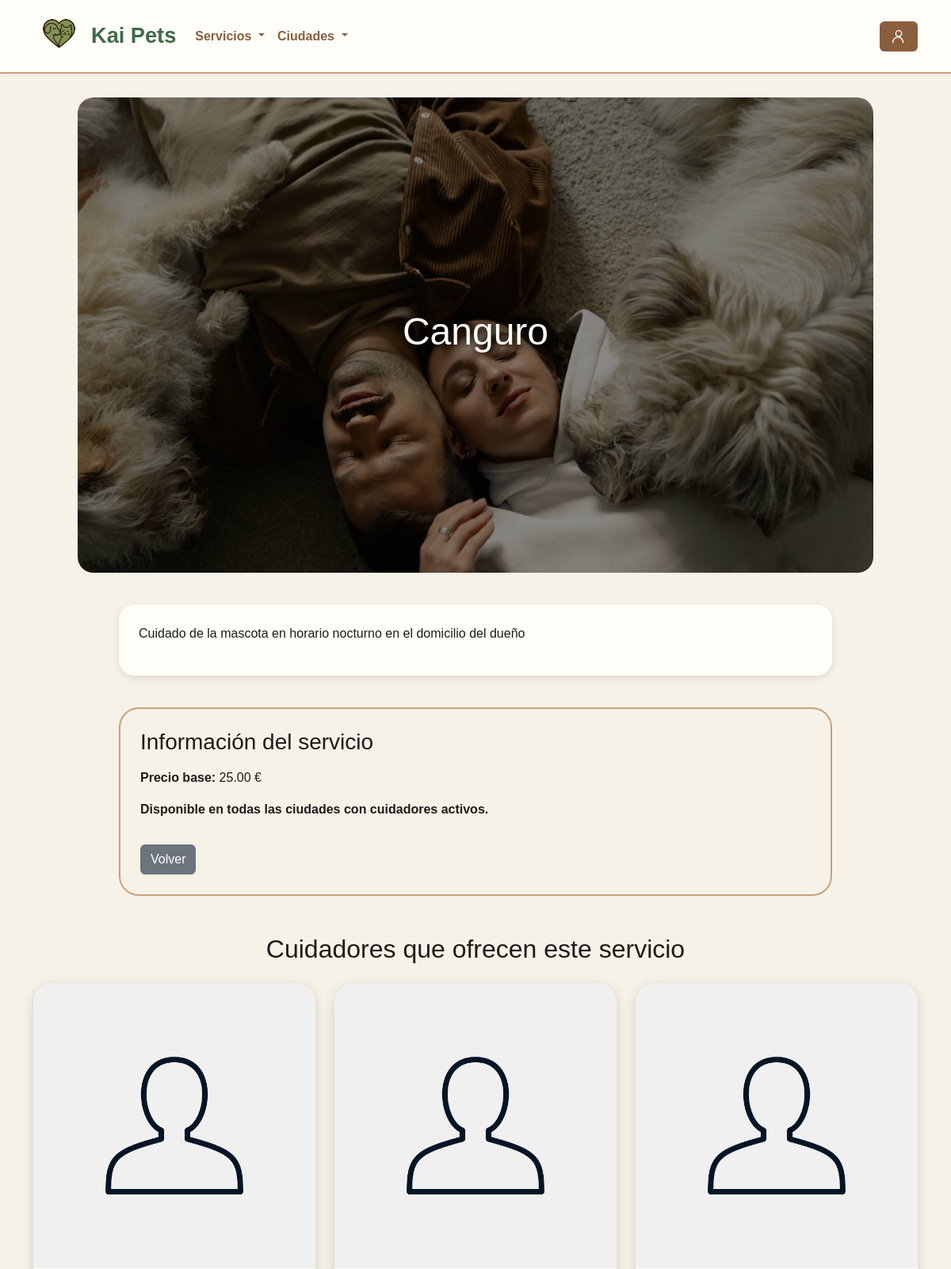
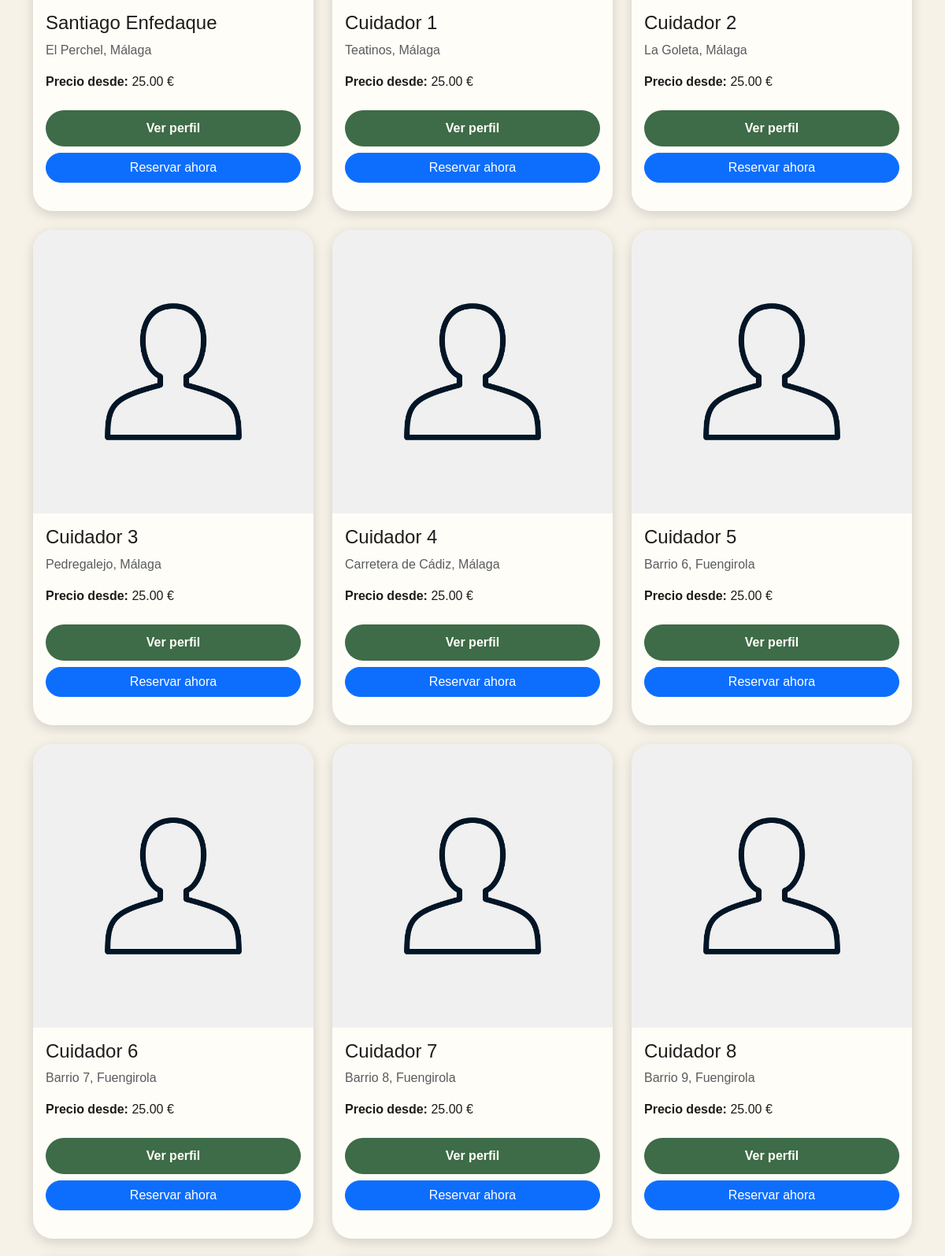
Screenshot of /pags/servicio.php?id=2 (upper part) with the database file from the repository (2 pictures, top to bottom).
### tables this page shows
CREATE TABLE `servicios` (
  `id_servicio` int(11) NOT NULL,
  `nombre` varchar(255) NOT NULL,
  `descripcion` text DEFAULT NULL,
  `precio` decimal(10,2) NOT NULL
);

CREATE TABLE `cuidadores` (
  `id` int(11) NOT NULL,
  `usuario_id` int(11) NOT NULL,
  `ciudad_id` int(11) NOT NULL,
  `barrio` varchar(100) NOT NULL,
  `descripcion` text NOT NULL,
  `experiencia` varchar(255) DEFAULT NULL,
  `dni_foto` varchar(255) NOT NULL,
  `foto_perfil` varchar(255) NOT NULL
);

CREATE TABLE `usuarios` (
  `id` int(11) NOT NULL,
  `nombre` varchar(100) NOT NULL,
  `apellido` varchar(200) NOT NULL,
  `email` varchar(255) NOT NULL,
  `password` varchar(255) NOT NULL,
  `telefono` int(9) NOT NULL,
  `direccion` varchar(255) NOT NULL,
  `registro` timestamp NOT NULL DEFAULT current_timestamp(),
  `terminos` tinyint(1) NOT NULL DEFAULT 0,
  `admin` tinyint(1) NOT NULL DEFAULT 0,
  `cuidador` tinyint(1) NOT NULL DEFAULT 0,
  `ciudad_id` int(11) NOT NULL DEFAULT 1
);

CREATE TABLE `ciudades` (
  `id` int(11) NOT NULL,
  `nombre` varchar(100) NOT NULL
);

CREATE TABLE `cuidador_servicio` (
  `id` int(11) NOT NULL,
  `cuidador_id` int(11) NOT NULL,
  `servicio_id` int(11) NOT NULL,
  `precio` decimal(10,2) NOT NULL DEFAULT 0.00
);

### pags/servicio.php (the view, shortened to what this page needs)
<?php
require_once __DIR__ . '/../php/conn_db.php';
$id_servicio = isset($_GET['id']) ? intval($_GET['id']) : 0;
$stmt = $conn->prepare("SELECT * FROM servicios WHERE id_servicio = :id");
$stmt->execute([':id' => $id_servicio]);
$servicio = $stmt->fetch(PDO::FETCH_ASSOC);
$sql = "
    SELECT c.*, u.nombre, u.apellido, cs.precio AS precio_cuidador, ci.nombre AS ciudad
    FROM cuidadores c
    JOIN usuarios u ON u.id = c.usuario_id
    JOIN cuidador_servicio cs ON cs.cuidador_id = c.id
    JOIN ciudades ci ON ci.id = c.ciudad_id
    WHERE cs.servicio_id = ?
";
$stmt = $conn->prepare($sql);
$stmt->execute([$id_servicio]);
$cuidadores = $stmt->fetchAll(PDO::FETCH_ASSOC);
?>
<!DOCTYPE html>
<html lang="es">
<head>
    <link href="https://cdn.jsdelivr.net/npm/bootstrap@5.3.2/dist/css/bootstrap.min.css" rel="stylesheet">
    <link rel="stylesheet" href="/KaiPets/src/css/style.css">
    <link rel="stylesheet" href="/KaiPets/src/css/servicio.css">
</head>
<body>
<?php include "../componentes/header.php"; ?>
<div class="container mb-5">
    <div class="hero-servicio mb-4"
         style="background-image: url('/KaiPets/src/img/servicios/<?= $id_servicio ?>.jpg');">
        <div class="hero-overlay">
            <h1><?= htmlspecialchars($servicio['nombre']) ?></h1>
        </div>
    </div>
    <div class="servicio-desc">
        <p><?= nl2br(htmlspecialchars($servicio['descripcion'])) ?></p>
    </div>
    <div class="info-card">
        <h3 class="mb-3">Información del servicio</h3>
        <p><strong>Precio base:</strong> <?= number_format($servicio['precio'], 2) ?> €</p>
        <p><strong>Disponible en todas las ciudades con cuidadores activos.</strong></p>
        <a href="/KaiPets/index.php" class="btn btn-secondary mt-3">Volver</a>
    </div>
    <h2 class="text-center mt-5 mb-4">Cuidadores que ofrecen este servicio</h2>
    <?php if (empty($cuidadores)): ?>
        <p class="text-center text-muted">No hay cuidadores que ofrezcan este servicio actualmente.</p>
    <?php else: ?>
        <div class="row g-4">
            <?php foreach ($cuidadores as $c): ?>
                <div class="col-md-4">
                    <div class="cuidador-card">
                        <img src="<?= htmlspecialchars($c['foto_perfil']) ?>" class="cuidador-img">
                        <div class="p-3">
                            <h4><?= htmlspecialchars($c['nombre'] . " " . $c['apellido']) ?></h4>
                            <p class="text-muted">
                                <?= htmlspecialchars($c['barrio']) ?>, <?= htmlspecialchars($c['ciudad']) ?>
                            </p>
                            <p><strong>Precio desde:</strong> <?= number_format($c['precio_cuidador'], 2) ?> €</p>
                            <a href="/KaiPets/pags/ver_cuidador.php?id=<?= $c['usuario_id'] ?>"
                               class="btn btn-kai w-100 mt-2">
                                Ver perfil
                            </a>
                            <a href="/KaiPets/pags/reserva.php?cuidador=<?= $c['usuario_id'] ?>&servicio=<?= $id_servicio ?>"
                               class="btn btn-primary w-100 mt-2" style="border-radius: 50px;">
                                Reservar ahora
                            </a>
                        </div>
                    </div>
                </div>
            <?php endforeach; ?>
        </div>
    <?php endif; ?>
</div>
</body>
</html>

### src/css/style.css (style rules this page uses)
:root { --verde-oscuro: #3E6B48; --verde-claro: #7CAF7C; --marron-oscuro: #8B5E3C; --marron-claro: #C7A27C; --crema: #F7F2E8; --blanco: #FFFDF8; --negro: #1e1c19; }
body { background: var(--crema); color: var(--negro); font-family: 'Arial', sans-serif; }
.cuidador-card { background: var(--blanco); border-radius: 25px; padding-bottom: 20px; box-shadow: 0 4px 10px rgba(0,0,0,0.15); }
.cuidador-card img { height: 360px; width: 100%; object-fit: cover; border-radius: 25px 25px 0 0; }

### src/css/servicio.css (style rules this page uses)
:root { --verde-oscuro: #3E6B48; --verde-claro: #809257; --marron-oscuro: #8B5E3C; --marron-claro: #C7A27C; --crema: #F7F2E8; --blanco: #FFFDF8; --negro: #1e1c19; }
.hero-servicio { height: 600px; width: 90%; margin: 30px auto; border-radius: 20px; background-size: cover; background-position: center top; background-repeat: no-repeat; aspect-ratio: 16 / 7; position: relative; overflow: hidden; }
.hero-overlay { background: rgba(0, 0, 0, 0.45); position: absolute; inset: 0; display: flex; justify-content: center; align-items: center; border-radius: 20px; }
.hero-overlay h1 { color: var(--blanco); font-size: 3rem; text-shadow: 0 0 10px #000; }
.servicio-desc { background: var(--blanco); border-radius: 20px; padding: 25px; max-width: 900px; margin: 40px auto; box-shadow: 0 3px 10px rgba(0,0,0,0.1); }
.info-card { background: var(--crema); padding: 25px; border-radius: 25px; max-width: 900px; margin: 40px auto; border: 2px solid var(--marron-claro); }
.cuidador-card { background: var(--blanco); border-radius: 25px; overflow: hidden; box-shadow: 0 4px 15px rgba(0,0,0,0.15); transition: .3s; }
.cuidador-img { width: 100%; height: 200px; object-fit: cover; }
.btn-kai { background: var(--verde-oscuro); color: var(--blanco); border-radius: 35px; padding: 10px 20px; font-weight: bold; }

### rows the page displays
servicios: nombre "Canguro", descripcion "Cuidado de la mascota en horario nocturno en el domicilio del dueño", precio "25.00"
cuidadores: foto_perfil (picture), usuario.apellido "Santiago Enfedaque", barrio "El Perchel", ciudad.nombre "Málaga", cuidador_servicio.precio "25.00"
cuidadores: foto_perfil (picture), usuario.apellido "Cuidador 1", barrio "Teatinos", ciudad.nombre "Málaga", cuidador_servicio.precio "25.00"
cuidadores: foto_perfil (picture), usuario.apellido "Cuidador 2", barrio "La Goleta", ciudad.nombre "Málaga", cuidador_servicio.precio "25.00"
cuidadores: foto_perfil (picture), usuario.apellido "Cuidador 3", barrio "Pedregalejo", ciudad.nombre "Málaga", cuidador_servicio.precio "25.00"
cuidadores: foto_perfil (picture), usuario.apellido "Cuidador 4", barrio "Carretera de Cádiz", ciudad.nombre "Málaga", cuidador_servicio.precio "25.00"
cuidadores: foto_perfil (picture), usuario.apellido "Cuidador 5", barrio "Barrio 6", ciudad.nombre "Fuengirola", cuidador_servicio.precio "25.00"
cuidadores: foto_perfil (picture), usuario.apellido "Cuidador 6", barrio "Barrio 7", ciudad.nombre "Fuengirola", cuidador_servicio.precio "25.00"
cuidadores: foto_perfil (picture), usuario.apellido "Cuidador 7", barrio "Barrio 8", ciudad.nombre "Fuengirola", cuidador_servicio.precio "25.00"
cuidadores: foto_perfil (picture), usuario.apellido "Cuidador 8", barrio "Barrio 9", ciudad.nombre "Fuengirola", cuidador_servicio.precio "25.00"
